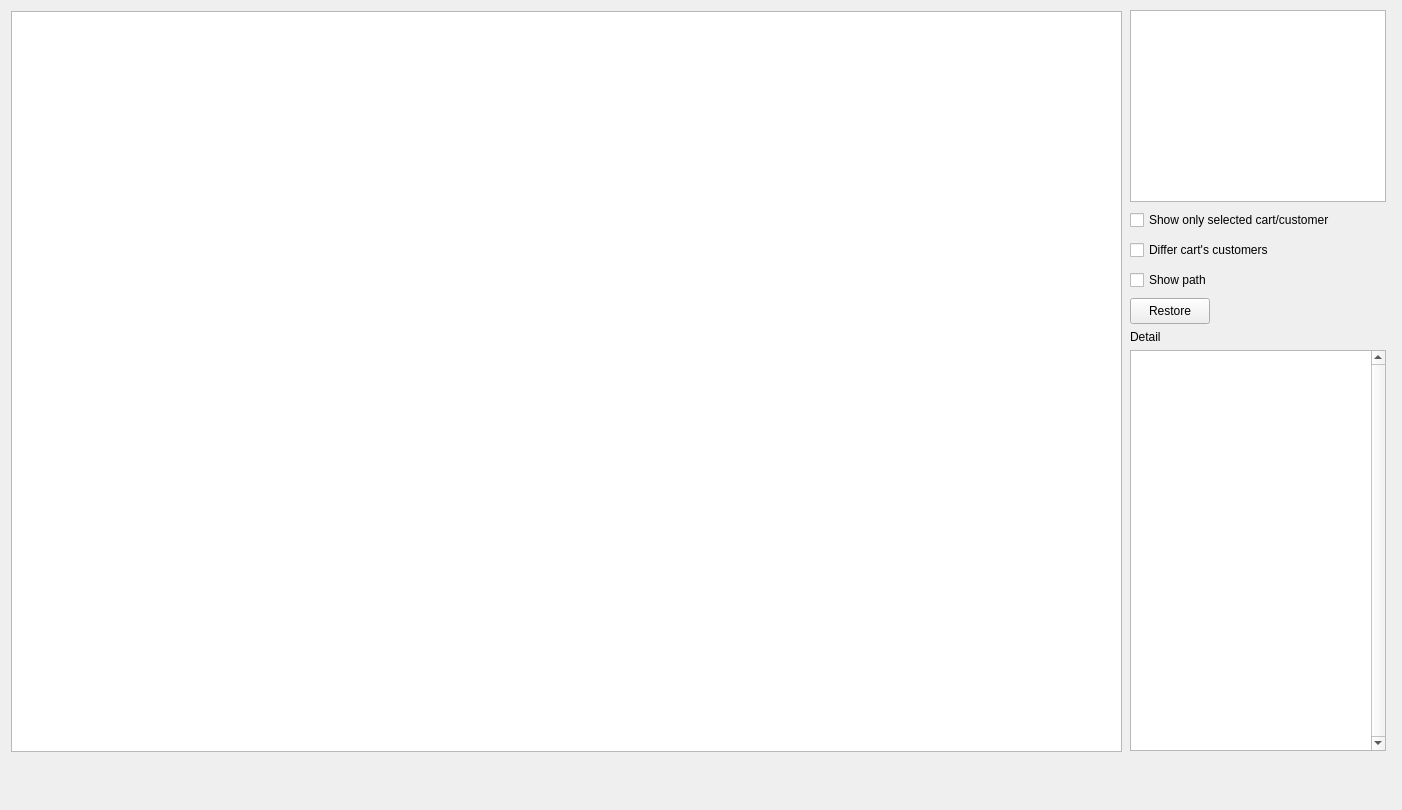
<?xml version="1.0" encoding="UTF-8"?>
<ui version="4.0">
 <class>Warehouseview</class>
 <widget class="QWidget" name="Warehouseview">
  <property name="windowModality">
   <enum>Qt::WindowModal</enum>
  </property>
  <property name="geometry">
   <rect>
    <x>0</x>
    <y>0</y>
    <width>1402</width>
    <height>810</height>
   </rect>
  </property>
  <property name="sizePolicy">
   <sizepolicy hsizetype="Preferred" vsizetype="Preferred">
    <horstretch>0</horstretch>
    <verstretch>0</verstretch>
   </sizepolicy>
  </property>
  <property name="mouseTracking">
   <bool>false</bool>
  </property>
  <property name="windowTitle">
   <string>Form</string>
  </property>
  <widget class="QCheckBox" name="checkBox_showPath">
   <property name="geometry">
    <rect>
     <x>1130</x>
     <y>268</y>
     <width>96</width>
     <height>24</height>
    </rect>
   </property>
   <property name="sizePolicy">
    <sizepolicy hsizetype="Fixed" vsizetype="Fixed">
     <horstretch>0</horstretch>
     <verstretch>0</verstretch>
    </sizepolicy>
   </property>
   <property name="text">
    <string>Show path</string>
   </property>
  </widget>
  <widget class="QGraphicsView" name="graphicsView">
   <property name="geometry">
    <rect>
     <x>11</x>
     <y>11</y>
     <width>1111</width>
     <height>741</height>
    </rect>
   </property>
   <property name="sizePolicy">
    <sizepolicy hsizetype="Fixed" vsizetype="Fixed">
     <horstretch>0</horstretch>
     <verstretch>0</verstretch>
    </sizepolicy>
   </property>
   <property name="maximumSize">
    <size>
     <width>4096</width>
     <height>4096</height>
    </size>
   </property>
  </widget>
  <widget class="QListWidget" name="listWidget">
   <property name="geometry">
    <rect>
     <x>1130</x>
     <y>10</y>
     <width>256</width>
     <height>192</height>
    </rect>
   </property>
   <property name="sizePolicy">
    <sizepolicy hsizetype="Fixed" vsizetype="Fixed">
     <horstretch>0</horstretch>
     <verstretch>0</verstretch>
    </sizepolicy>
   </property>
  </widget>
  <widget class="QCheckBox" name="checkBox_sosc">
   <property name="geometry">
    <rect>
     <x>1130</x>
     <y>208</y>
     <width>251</width>
     <height>24</height>
    </rect>
   </property>
   <property name="sizePolicy">
    <sizepolicy hsizetype="Fixed" vsizetype="Fixed">
     <horstretch>0</horstretch>
     <verstretch>0</verstretch>
    </sizepolicy>
   </property>
   <property name="text">
    <string>Show only selected cart/customer</string>
   </property>
  </widget>
  <widget class="QPushButton" name="btnRestore">
   <property name="geometry">
    <rect>
     <x>1130</x>
     <y>298</y>
     <width>80</width>
     <height>26</height>
    </rect>
   </property>
   <property name="sizePolicy">
    <sizepolicy hsizetype="Fixed" vsizetype="Fixed">
     <horstretch>0</horstretch>
     <verstretch>0</verstretch>
    </sizepolicy>
   </property>
   <property name="text">
    <string>Restore</string>
   </property>
  </widget>
  <widget class="QWidget" name="">
   <property name="geometry">
    <rect>
     <x>1130</x>
     <y>330</y>
     <width>264</width>
     <height>427</height>
    </rect>
   </property>
   <layout class="QFormLayout" name="formLayout">
    <item row="0" column="0">
     <widget class="QLabel" name="label">
      <property name="sizePolicy">
       <sizepolicy hsizetype="Fixed" vsizetype="Fixed">
        <horstretch>0</horstretch>
        <verstretch>0</verstretch>
       </sizepolicy>
      </property>
      <property name="text">
       <string>Detail</string>
      </property>
     </widget>
    </item>
    <item row="1" column="0">
     <widget class="QTextEdit" name="textEdit">
      <property name="enabled">
       <bool>true</bool>
      </property>
      <property name="sizePolicy">
       <sizepolicy hsizetype="Fixed" vsizetype="Fixed">
        <horstretch>0</horstretch>
        <verstretch>0</verstretch>
       </sizepolicy>
      </property>
      <property name="minimumSize">
       <size>
        <width>0</width>
        <height>401</height>
       </size>
      </property>
      <property name="verticalScrollBarPolicy">
       <enum>Qt::ScrollBarAlwaysOn</enum>
      </property>
     </widget>
    </item>
   </layout>
  </widget>
  <widget class="QCheckBox" name="checkBox_dcc">
   <property name="geometry">
    <rect>
     <x>1130</x>
     <y>238</y>
     <width>176</width>
     <height>24</height>
    </rect>
   </property>
   <property name="sizePolicy">
    <sizepolicy hsizetype="Fixed" vsizetype="Fixed">
     <horstretch>0</horstretch>
     <verstretch>0</verstretch>
    </sizepolicy>
   </property>
   <property name="text">
    <string>Differ cart's customers</string>
   </property>
  </widget>
 </widget>
 <resources/>
 <connections/>
</ui>
